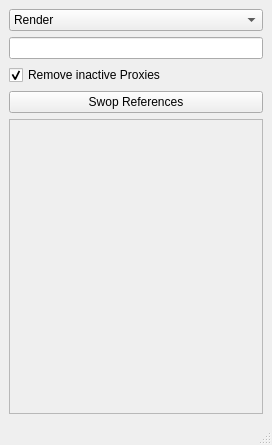
<?xml version="1.0" encoding="UTF-8"?>
<ui version="4.0">
 <class>MainWindow</class>
 <widget class="QMainWindow" name="MainWindow">
  <property name="geometry">
   <rect>
    <x>0</x>
    <y>0</y>
    <width>272</width>
    <height>445</height>
   </rect>
  </property>
  <property name="windowTitle">
   <string>DS Swap References</string>
  </property>
  <widget class="QWidget" name="centralwidget">
   <layout class="QGridLayout" name="gridLayout">
    <item row="0" column="0">
     <widget class="QComboBox" name="presets">
      <item>
       <property name="text">
        <string>Render</string>
       </property>
      </item>
      <item>
       <property name="text">
        <string>Anim</string>
       </property>
      </item>
      <item>
       <property name="text">
        <string>Proxy</string>
       </property>
      </item>
      <item>
       <property name="text">
        <string>Cache</string>
       </property>
      </item>
     </widget>
    </item>
    <item row="1" column="0">
     <widget class="QLineEdit" name="custom"/>
    </item>
    <item row="2" column="0">
     <widget class="QCheckBox" name="proxiesRemove">
      <property name="text">
       <string>Remove inactive Proxies</string>
      </property>
      <property name="checked">
       <bool>true</bool>
      </property>
     </widget>
    </item>
    <item row="3" column="0">
     <widget class="QPushButton" name="swap">
      <property name="text">
       <string>Swop References</string>
      </property>
     </widget>
    </item>
    <item row="4" column="0">
     <widget class="QPlainTextEdit" name="log">
      <property name="enabled">
       <bool>false</bool>
      </property>
      <property name="palette">
       <palette>
        <active>
         <colorrole role="Text">
          <brush brushstyle="SolidPattern">
           <color alpha="255">
            <red>170</red>
            <green>0</green>
            <blue>0</blue>
           </color>
          </brush>
         </colorrole>
        </active>
        <inactive>
         <colorrole role="Text">
          <brush brushstyle="SolidPattern">
           <color alpha="255">
            <red>170</red>
            <green>0</green>
            <blue>0</blue>
           </color>
          </brush>
         </colorrole>
        </inactive>
        <disabled>
         <colorrole role="Text">
          <brush brushstyle="SolidPattern">
           <color alpha="255">
            <red>106</red>
            <green>104</green>
            <blue>100</blue>
           </color>
          </brush>
         </colorrole>
        </disabled>
       </palette>
      </property>
      <property name="plainText">
       <string/>
      </property>
     </widget>
    </item>
   </layout>
  </widget>
  <widget class="QMenuBar" name="menubar">
   <property name="geometry">
    <rect>
     <x>0</x>
     <y>0</y>
     <width>272</width>
     <height>18</height>
    </rect>
   </property>
  </widget>
  <widget class="QStatusBar" name="statusbar"/>
 </widget>
 <resources/>
 <connections/>
</ui>
